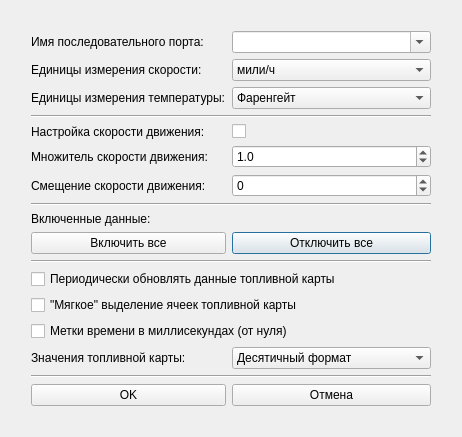
<?xml version="1.0" encoding="UTF-8"?>
<ui version="4.0">
 <class>OptionsDialog</class>
 <widget class="QDialog" name="OptionsDialog">
  <property name="geometry">
   <rect>
    <x>0</x>
    <y>0</y>
    <width>300</width>
    <height>300</height>
   </rect>
  </property>
  <property name="sizePolicy">
   <sizepolicy hsizetype="Fixed" vsizetype="Fixed">
    <horstretch>0</horstretch>
    <verstretch>0</verstretch>
   </sizepolicy>
  </property>
  <property name="maximumSize">
   <size>
    <width>300</width>
    <height>300</height>
   </size>
  </property>
  <property name="windowTitle">
   <string>Параметры</string>
  </property>
  <layout class="QGridLayout" name="gridLayout">
   <item row="0" column="0">
    <layout class="QGridLayout" name="m_mainLayout">
     <property name="leftMargin">
      <number>20</number>
     </property>
     <property name="topMargin">
      <number>20</number>
     </property>
     <property name="rightMargin">
      <number>20</number>
     </property>
     <property name="bottomMargin">
      <number>20</number>
     </property>
     <item row="5" column="0">
      <widget class="QLabel" name="m_speedoMultiplierLabel">
       <property name="text">
        <string>Множитель скорости движения:</string>
       </property>
      </widget>
     </item>
     <item row="7" column="0" colspan="2">
      <widget class="Line" name="m_horizontalLineA">
       <property name="orientation">
        <enum>Qt::Horizontal</enum>
       </property>
      </widget>
     </item>
     <item row="0" column="0">
      <widget class="QLabel" name="m_serialDeviceLabel">
       <property name="text">
        <string>Имя последовательного порта:</string>
       </property>
      </widget>
     </item>
     <item row="15" column="1">
      <widget class="QComboBox" name="m_fuelMapDispBaseBox">
       <item>
        <property name="text">
         <string>Десятичный формат</string>
        </property>
       </item>
       <item>
        <property name="text">
         <string>Шестнадцатеричный формат</string>
        </property>
       </item>
      </widget>
     </item>
     <item row="13" column="0" colspan="2">
      <widget class="QCheckBox" name="m_softHighlightCheckbox">
       <property name="text">
        <string>&quot;Мягкое&quot; выделение ячеек топливной карты</string>
       </property>
      </widget>
     </item>
     <item row="9" column="1">
      <widget class="QPushButton" name="m_uncheckAllButton">
       <property name="text">
        <string>Отключить все</string>
       </property>
      </widget>
     </item>
     <item row="16" column="0" colspan="2">
      <widget class="Line" name="m_horizontalLineC">
       <property name="orientation">
        <enum>Qt::Horizontal</enum>
       </property>
      </widget>
     </item>
     <item row="11" column="0" colspan="2">
      <widget class="Line" name="m_horizontalLineB">
       <property name="orientation">
        <enum>Qt::Horizontal</enum>
       </property>
      </widget>
     </item>
     <item row="3" column="0" colspan="2">
      <widget class="Line" name="line">
       <property name="orientation">
        <enum>Qt::Horizontal</enum>
       </property>
      </widget>
     </item>
     <item row="8" column="0">
      <widget class="QLabel" name="m_enabledReadingsLabel">
       <property name="text">
        <string>Включенные данные:</string>
       </property>
      </widget>
     </item>
     <item row="6" column="1">
      <widget class="QSpinBox" name="m_speedoOffsetSpinbox">
       <property name="minimum">
        <number>-100</number>
       </property>
       <property name="maximum">
        <number>100</number>
       </property>
      </widget>
     </item>
     <item row="1" column="1">
      <widget class="QComboBox" name="m_speedUnitsBox">
       <item>
        <property name="text">
         <string>мили/ч</string>
        </property>
       </item>
       <item>
        <property name="text">
         <string>км/ч</string>
        </property>
       </item>
      </widget>
     </item>
     <item row="2" column="1">
      <widget class="QComboBox" name="m_temperatureUnitsBox">
       <item>
        <property name="text">
         <string>Фаренгейт</string>
        </property>
       </item>
       <item>
        <property name="text">
         <string>Цельсий</string>
        </property>
       </item>
      </widget>
     </item>
     <item row="17" column="1">
      <widget class="QPushButton" name="m_cancelButton">
       <property name="text">
        <string>Отмена</string>
       </property>
      </widget>
     </item>
     <item row="12" column="0" colspan="2">
      <widget class="QCheckBox" name="m_refreshFuelMapCheckbox">
       <property name="text">
        <string>Периодически обновлять данные топливной карты</string>
       </property>
      </widget>
     </item>
     <item row="2" column="0">
      <widget class="QLabel" name="m_temperatureUnitsLabel">
       <property name="text">
        <string>Единицы измерения температуры:</string>
       </property>
      </widget>
     </item>
     <item row="0" column="1">
      <widget class="QComboBox" name="m_serialDeviceBox">
       <property name="editable">
        <bool>true</bool>
       </property>
      </widget>
     </item>
     <item row="5" column="1">
      <widget class="QDoubleSpinBox" name="m_speedoMultiplierSpinbox">
       <property name="decimals">
        <number>1</number>
       </property>
       <property name="singleStep">
        <double>0.100000000000000</double>
       </property>
       <property name="value">
        <double>1.000000000000000</double>
       </property>
      </widget>
     </item>
     <item row="15" column="0">
      <widget class="QLabel" name="m_fuelMapDispBaseLabel">
       <property name="text">
        <string>Значения топливной карты:</string>
       </property>
      </widget>
     </item>
     <item row="1" column="0">
      <widget class="QLabel" name="m_speedUnitsLabel">
       <property name="text">
        <string>Единицы измерения скорости:</string>
       </property>
      </widget>
     </item>
     <item row="9" column="0">
      <widget class="QPushButton" name="m_checkAllButton">
       <property name="text">
        <string>Включить все</string>
       </property>
      </widget>
     </item>
     <item row="10" column="0" colspan="2">
      <layout class="QGridLayout" name="m_checkboxLayout"/>
     </item>
     <item row="6" column="0">
      <widget class="QLabel" name="m_speedoOffsetLabel">
       <property name="text">
        <string>Смещение скорости движения:</string>
       </property>
      </widget>
     </item>
     <item row="4" column="1">
      <widget class="QCheckBox" name="m_adjustSpeedoCheckbox">
       <property name="text">
        <string/>
       </property>
      </widget>
     </item>
     <item row="17" column="0">
      <widget class="QPushButton" name="m_okButton">
       <property name="text">
        <string>OK</string>
       </property>
      </widget>
     </item>
     <item row="4" column="0">
      <widget class="QLabel" name="m_adjustSpeedoLabel">
       <property name="text">
        <string>Настройка скорости движения:</string>
       </property>
      </widget>
     </item>
     <item row="14" column="0" colspan="2">
      <widget class="QCheckBox" name="m_logTimesMsecsFromZeroCheckbox">
       <property name="text">
        <string>Метки времени в миллисекундах (от нуля)</string>
       </property>
      </widget>
     </item>
    </layout>
   </item>
  </layout>
 </widget>
 <layoutdefault spacing="6" margin="11"/>
 <resources/>
 <connections/>
</ui>
